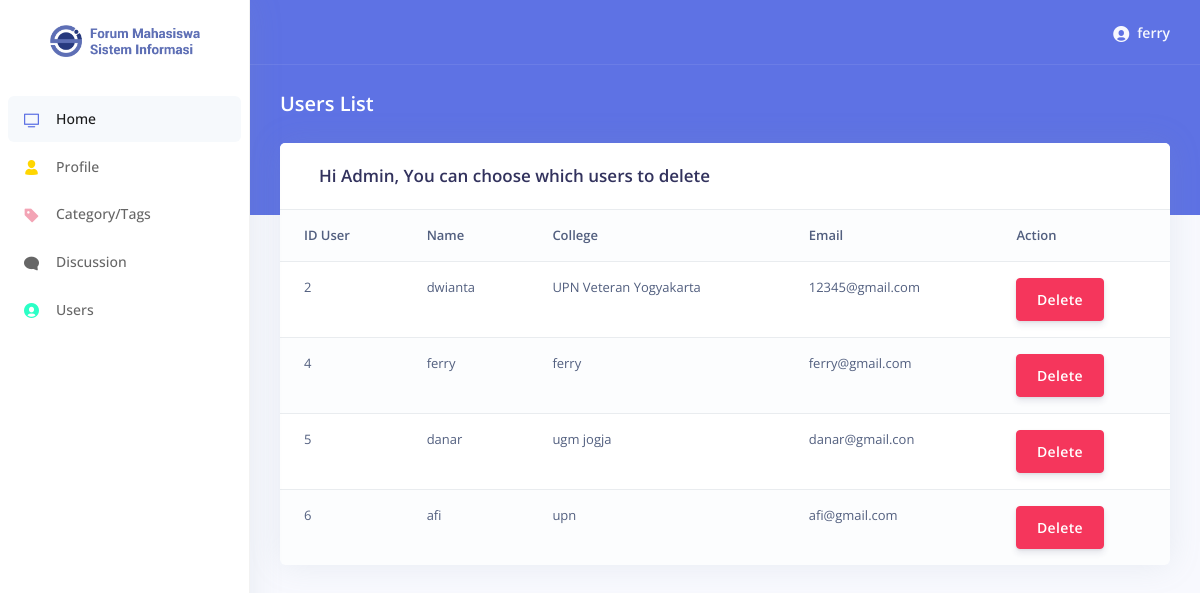
The page /examples/users.php (signed in) on the database its author committed.
### tables this page shows
CREATE TABLE `users` (
  `id` int(11) NOT NULL,
  `name` varchar(40) NOT NULL,
  `college` varchar(40) NOT NULL,
  `email` varchar(40) NOT NULL,
  `password` varchar(40) NOT NULL,
  `user_level` int(8) NOT NULL
);

### examples/users.php (the view, shortened to what this page needs)
<?php
include "koneksi.php";
?>
<?php include("../includes/header.php") ?>
<body>
  <?php include("../includes/navbar.php") ?>
  <div class="main-content" id="panel">
    <?php include("../includes/top_nav.php") ?>
    <div class="header bg-primary pb-6">
      <div class="container-fluid">
        <div class="header-body">
          <div class="row align-items-center py-4">
            <div class="col-lg-6 col-7">
              <h6 class="h2 text-white d-inline-block mb-0">Users List</h6>
            </div>
          </div>
        </div>
      </div>
    </div>
    <div class="container-fluid mt--6">
      <div class="row">
        <div class="col">
          <div class="card">
            <div class="card-header border-0">
              <div class="col">
                <h3 class="mb-0">Hi Admin, You can choose which users to delete</h3>
              </div>
            </div>
            <div class="row">
              <div class="col-lg-12">
                <section class="panel">
                  <table class="table table-striped table-advance table-hover">
                    <tbody>
                      <tr>
                        <th> ID User</th>
                        <th><i class="icon_profile"></i> Name</th>
                        <th><i class="icon_mail_alt"></i> College</th>
                        <th><i class="icon_calendar"></i> Email</th>
                        <th><i class="icon_cogs"></i> Action</th>
                      </tr>
                      <?php
                      $query = mysqli_query($connect, "SELECT * FROM users");
                      while ($data = mysqli_fetch_array($query)) { ?>
                      <tr>
                        <td><?php echo $data['id']; ?></td>
                        <td><?php echo $data['name']; ?></td>
                        <td><?php echo $data['college']; ?></td>
                        <td><?php echo $data['email']; ?></td>
                        <td>
                          <div class="btn-group">
                            <a class="btn btn-danger" href=delete.php?id=<?php echo $data['id']; ?>>Delete</a>
                          </div>
                        </td>
                        <?php }
                        ?>
                      </tr>
                    </tbody>
                  </table>
                </section>
              </div>
            </div>
          </div>
        </div>
      </div>
    </div>
  </div>
</body>
</html>

### rows shown on the page
users: id "2", name "dwianta", college "UPN Veteran Yogyakarta", email "12345@gmail.com"
users: id "4", name "ferry", college "ferry", email "ferry@gmail.com"
users: id "5", name "danar", college "ugm jogja", email "danar@gmail.con"
users: id "6", name "afi", college "upn", email "afi@gmail.com"

### other values the page prints
$name "ferry"
